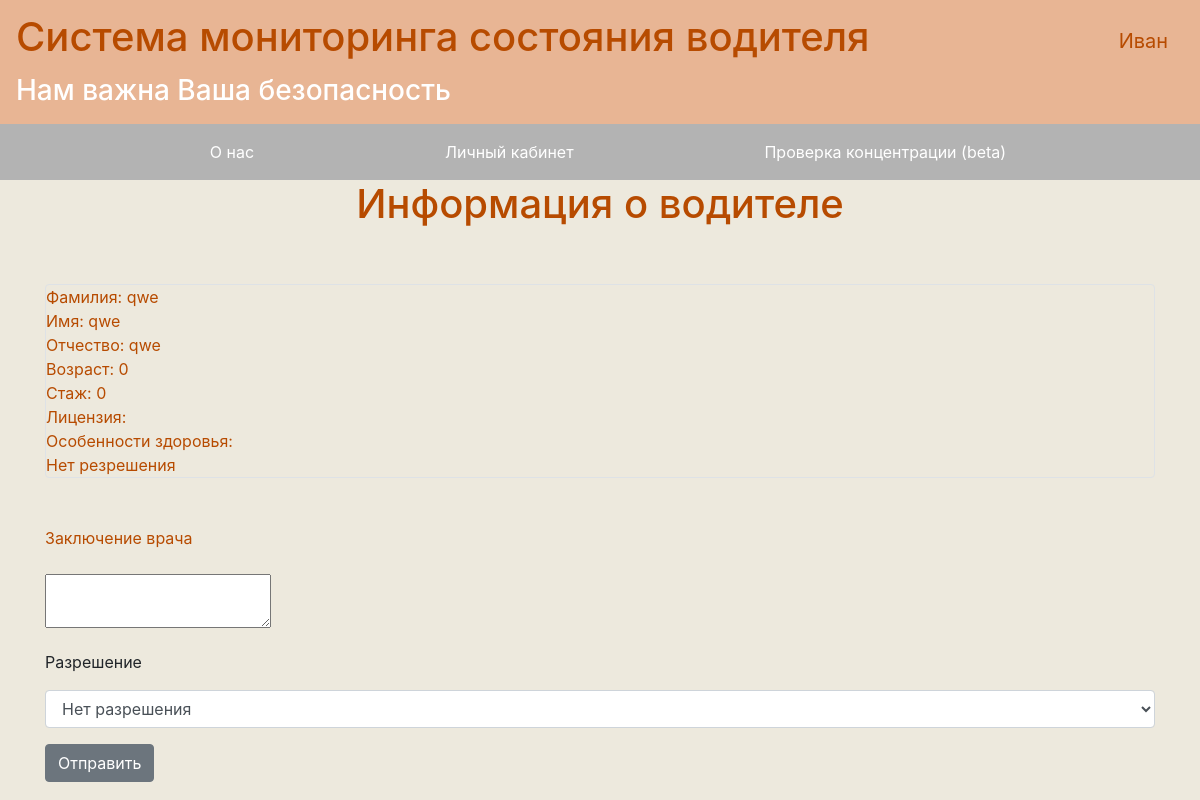
/change/1 (signed in), run on an earlier commit of the app's database.
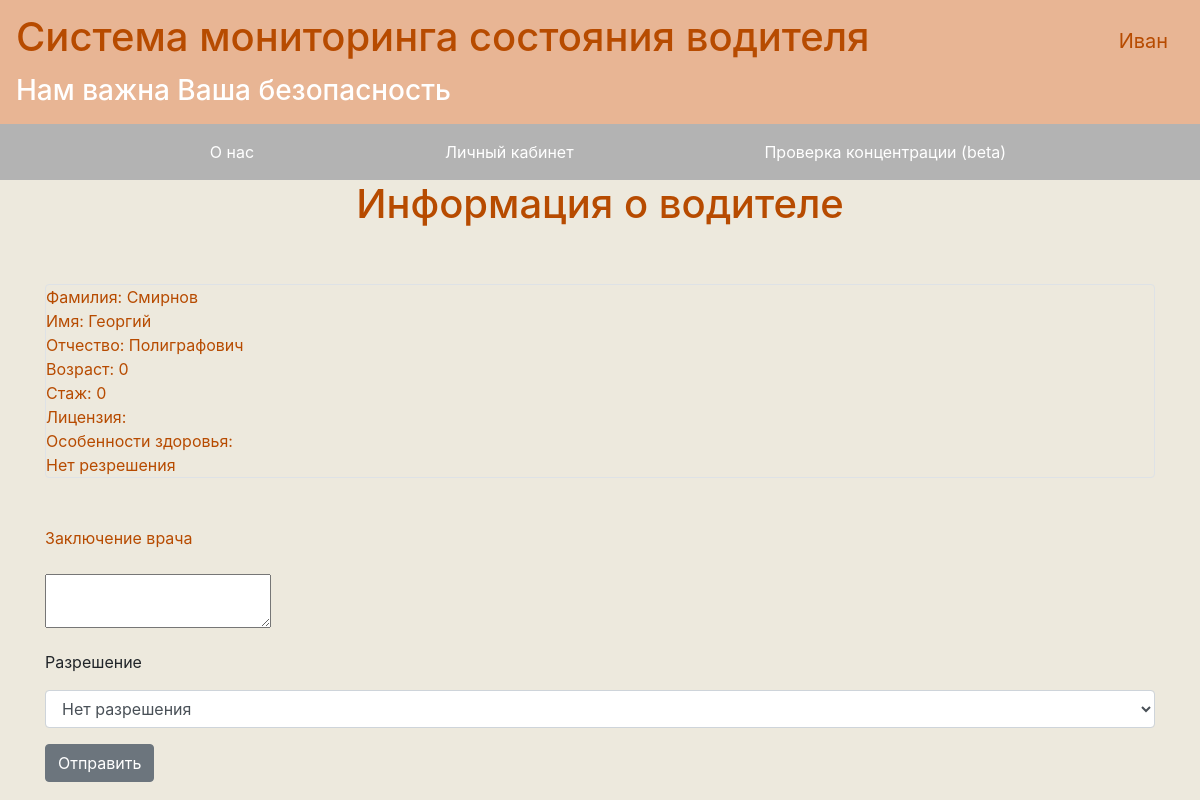
And on a later commit of the database.
### data/users1.py (models this page shows, shortened)
class User(SqlAlchemyBase, UserMixin):
    __tablename__ = 'users'
    id = sqlalchemy.Column(sqlalchemy.Integer, primary_key=True, autoincrement=True)
    surname = sqlalchemy.Column(sqlalchemy.String, nullable=True)
    name = sqlalchemy.Column(sqlalchemy.String, nullable=True)
    patronimic = sqlalchemy.Column(sqlalchemy.String, nullable=True)
    email = sqlalchemy.Column(sqlalchemy.String, index=True, unique=True, nullable=True)
    hashed_password = sqlalchemy.Column(sqlalchemy.String, nullable=True)
    age = sqlalchemy.Column(sqlalchemy.Integer, nullable=True)
    pressure = sqlalchemy.Column(sqlalchemy.Integer, nullable=True, default=0)
    pulse = sqlalchemy.Column(sqlalchemy.Integer, nullable=True, default=0)
    temperature = sqlalchemy.Column(sqlalchemy.String, nullable=True, default='0')
    reaction = sqlalchemy.Column(sqlalchemy.String, nullable=True, default='0')
    sobriety = sqlalchemy.Column(sqlalchemy.String, nullable=True, default='0')
    work_experience = sqlalchemy.Column(sqlalchemy.Integer, nullable=True)
    driver_license = sqlalchemy.Column(sqlalchemy.Integer, nullable=True)
    doctor_comment = sqlalchemy.Column(sqlalchemy.Text, nullable=True, default='')
    comment = sqlalchemy.Column(sqlalchemy.Text, nullable=True, default='')
    is_ready = sqlalchemy.Column(sqlalchemy.Boolean, nullable=True, default=0)
    doctor_id = sqlalchemy.Column(sqlalchemy.Integer, nullable=True, default=0)
    is_doctor = sqlalchemy.Column(sqlalchemy.Boolean, nullable=True, default=1)

### main.py (the view, shortened to what this page needs)
@app.route('/change/<int:id>', methods=['GET', 'POST'])
@login_required
def change_user(id):
    form = ChangeForm()
    session = db_session.create_session()
    user = session.query(User).filter(User.id == id).first()
    if request.method == "GET":
        if user:
            form.allow.data = "Разрешение получено" if user.is_ready == 1 else "Нет разрешения"
            form.doctor_comment.data = user.doctor_comment
        else:
            abort(404)
    return render_template('change.html', title='Редактирование разрешения', form=form, user=user)

### main.py
class ChangeForm(FlaskForm):
    doctor_comment = TextAreaField('Заключение врача', validators=[DataRequired()])
    allow = StringField('Разрешение', validators=[DataRequired()])
    submit = SubmitField('Отправить')

### data/db_session.py (called while the page is built)
def create_session() -> Session:
    global __factory
    return __factory()

### main.py (called while the page is built)
@login_manager.user_loader
def load_user(user_id):
    session = db_session.create_session()
    return session.query(User).get(user_id)

### templates/change.html (shortened to what this page needs)
{% extends "base.html" %}
{% block content %}
<h1 style="color:#b74b00;"  align="center">Информация о водителе</h1>
<br></br>
<div style="color:#b74b00;" class="col-md6 border rounded">
    <div >
        Фамилия: {{user.surname}}<br>
        Имя: {{user.name}}<br>
        Отчество: {{user.patronimic}}<br>
        Возраст: {{user.age}}<br>
        Стаж: {{user.work_experience}}<br>
        Лицензия: {{user.license}}<br>
        Особенности здоровья: {{user.comment}}<br>
        {% if user.is_ready %}
        Разрешение получено<br>
        {% else %}
        Нет резрешения<br>
        {% endif %}
    </div>
    </div>
<br></br>
<form action="" method="post">
    <p>
        {{ form.doctor_comment.label }}<br>
         <p>{{ form.doctor_comment(class="textarea") }}</p>
        <label for="classSelect">{{ form.allow.label}}</label>
            <select class="form-control" id="classSelect" name="allow">
            {% if (form.allow.data == "Разрешение получено")%}
                <option>Есть разрешение</option>
                <option>Нет разрешения</option>
            {% else %}
                <option>Нет разрешения</option>
            {% endif %}
             </select>
    </p>
    <p>{{ form.submit(type="submit", class="btn btn-secondary") }}</p>
</form>
{% endblock %}

What changed in the data, as far as the page shows it:
changed User: surname "qwe" → "Смирнов"; name "qwe" → "Георгий"; patronimic "qwe" → "Полиграфович"
